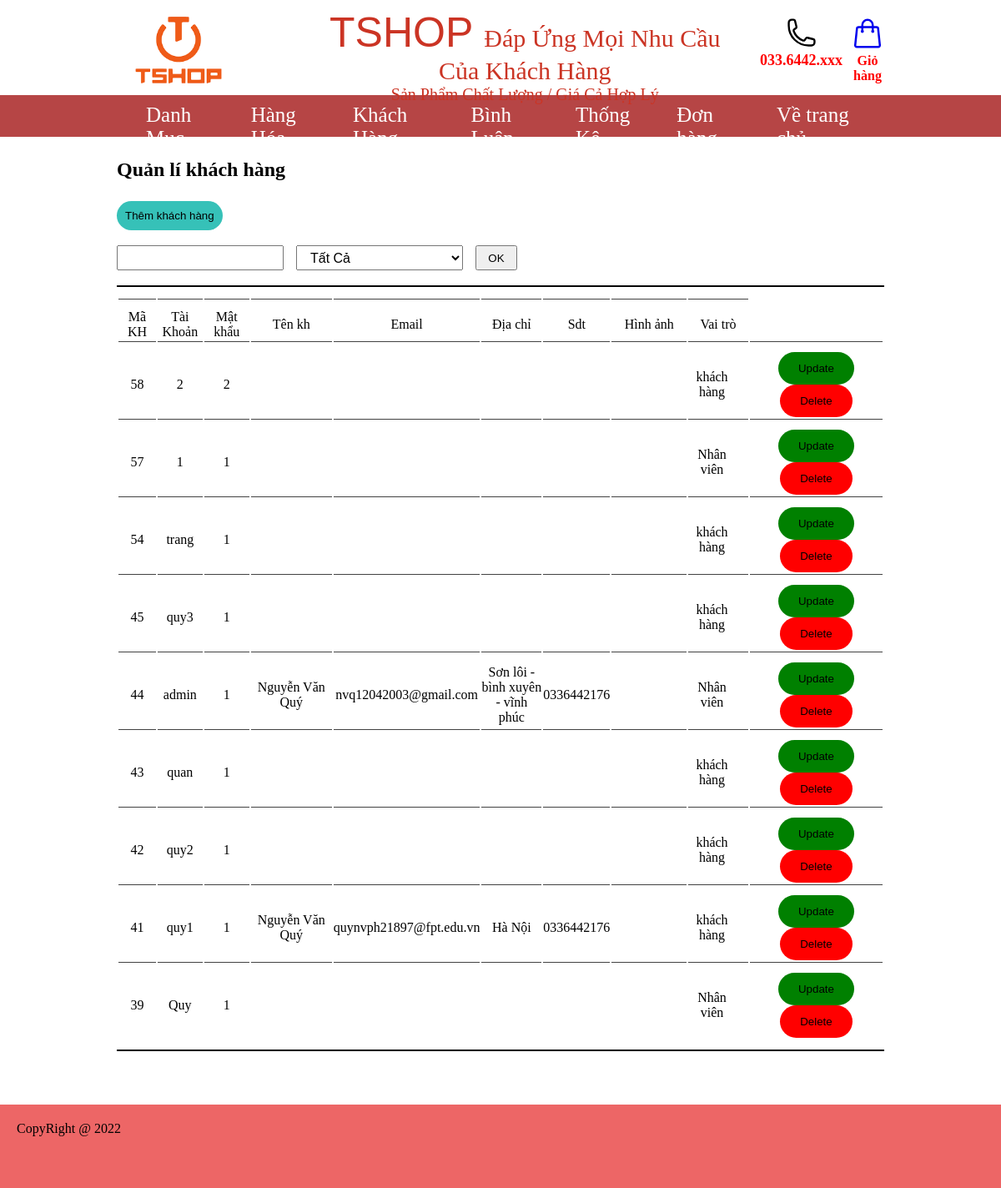
The app's page /admin/index.php?act=dsuser with its own data.
### tables this page shows
CREATE TABLE `user` (
  `id_user` int(11) NOT NULL,
  `username` varchar(100) NOT NULL,
  `password` varchar(500) NOT NULL,
  `name` varchar(200) DEFAULT NULL,
  `email` text DEFAULT NULL,
  `vaitro` tinyint(4) NOT NULL DEFAULT 0,
  `img` varchar(200) DEFAULT NULL,
  `diachi` varchar(255) DEFAULT NULL,
  `sdt` varchar(15) DEFAULT NULL
);

### model/pdo.php (called while the page is built, shortened)
<?php
function pdo_get_connection(){
    $dburl = "mysql:host=localhost;dbname=tshop;charset=utf8";
    $username = 'root';
    $password = '';
    $conn = new PDO($dburl, $username, $password);
    $conn->setAttribute(PDO::ATTR_ERRMODE, PDO::ERRMODE_EXCEPTION);
    return $conn;
}
function pdo_query($sql){
    $sql_args = array_slice(func_get_args(), 1);
    try{
        $conn = pdo_get_connection();
        $stmt = $conn->prepare($sql);
        $stmt->execute($sql_args);
        $rows = $stmt->fetchAll();
        return $rows;
    }
    catch(PDOException $e){
        throw $e;
    }
    finally{
        unset($conn);
    }
}

### model/taikhoan.php (called while the page is built, shortened)
<?php
    function user_all($kyw="", $vaitro=0){
        $sql = "select * from user where 1";
        $sql.=" order by id_user desc";
        $list_user = pdo_query($sql);
        return $list_user;
    }
?>

### admin/khachhang/list_user.php (the view, shortened to what this page needs)
<div class="box0">
    <h2>Quản lí khách hàng</h2>
    <a href="index.php?act=adduser" ><button class="normal btn">Thêm khách hàng</button></a>
    <br><br>
    <table>
        <thead>
            <tr>
                <td>Mã KH </td>
                <td>Tài Khoản </td>
                <td>Mật khẩu </td>
                <td>Tên kh </td>
                <td>Email</td>
                <td>Địa chỉ</td>
                <td>Sdt</td>
                <td>Hình ảnh</td>
                <td>Vai trò</td>
            </tr>
        </thead>
        <div>
            <form action="index.php?act=dsuser" class="tksp" method="post">
                <input type="text" name="kyw" style="width:200px;height:30px;float:left;margin-right:15px">
                <select name="vaitro" style="width:200px;height:30px;float:left;margin-right:15px">
                    <option value="" selected>Tất Cả</option>
                </select>
                <input type="submit" name="listok" value="OK" style="width:50px;height:30px"><br><br>
            </form>
            </div>
        <tbody>
           <?php
                    foreach ($list_user as $user) {
                    extract($user);
                    $update_user ="index.php?act=update_user&id=".$id_user;
                    $delete_user ="index.php?act=delete_user&id=".$id_user;
                    echo '  <tr>
                            <td width="5%">'.$id_user.'</td>
                            <td width="6%">'.$username.'</td>
                            <td width="6%">'.$password.'</td>
                            <td width="auto">'.$name.'</td>
                            <td width="13%">'.$email.'</td>
                            <td width="8%">'.$diachi.'</td>
                            <td width="8%">'.$sdt.'</td>';
                    if(isset($img)&&($img!="")){
                        echo '<td width="10%"><img style="border-radius:50px;padding-right:10px;" src="../images/user/'.$img.'" alt=""></td>';
                    }else{
                        echo '<td width="10%"></td>';
                    }
                    if(isset($vaitro)&&($vaitro==1)){
                        echo '<td width="8%" style="padding-right:15px;">Nhân viên </td>';
                    }else if(isset($vaitro)&&($vaitro==2)){
                        echo '<td width="8%" style="padding-right:15px;">khách hàng </td>';
                    }
                    echo '  <td>
                                <a href="'.$update_user.'"><button class="normal update">Update</button></a>
                                <a href="'.$delete_user.'"><button class="normal delete">Delete</button></a>
                            </td>
                            </tr>';
                }
           ?>
        </tbody>
    </table>
</div>

### css/index.css (style rules this page uses)
* { margin: 0px; padding: 0px; box-sizing: border-box; }
a { text-decoration: none; }
table tr td { text-align: center; }

### css/index2.css (style rules this page uses)
table { padding: 0 40px; }
thead { font-weight: 500; }
.normal { padding: 10px; border: none; border-radius: 20px; }
button.update { background-color: green; padding: 12px 24px; }
button.delete { background-color: red; padding: 12px 24px; }
table { border-top: 2px solid #000; border-bottom: 2px solid #000; padding: 12px 0; margin-bottom: 24px; }
table tr td { border-top: 1px solid rgba(0, 0, 0, 0.742); padding-top: 12px; }
button.btn { background-color: #36c1b8; margin-top: 24px; }
.btn { background-color: #36c1b8; margin-top: 24px; }
form { display: flex; justify-content: space-between; padding: 0 200px; flex-wrap: wrap; }
.tksp { justify-content: space-between; padding: 0 200px; }
form div input, select { width: 100%; height: 30px; outline: none; padding-left: 12px; font-size: 16px; }
.box0 { width: 80%; margin: auto; padding:20px; }

### records on screen
user: id_user "58", username "2", password "2", vaitro "khách hàng"
user: id_user "57", username "1", password "1", vaitro "Nhân viên"
user: id_user "54", username "trang", password "1", vaitro "khách hàng"
user: id_user "45", username "quy3", password "1", vaitro "khách hàng"
user: id_user "44", username "admin", password "1", name "Nguyễn Văn Quý", email "nvq12042003@gmail.com", diachi "Sơn lôi - bình xuyên - vĩnh phúc", sdt "0336442176", vaitro "Nhân viên"
user: id_user "43", username "quan", password "1", vaitro "khách hàng"
user: id_user "42", username "quy2", password "1", vaitro "khách hàng"
user: id_user "41", username "quy1", password "1", name "Nguyễn Văn Quý", email "quynvph21897@fpt.edu.vn", diachi "Hà Nội", sdt "0336442176", vaitro "khách hàng"
user: id_user "39", username "Quy", password "1", vaitro "Nhân viên"
